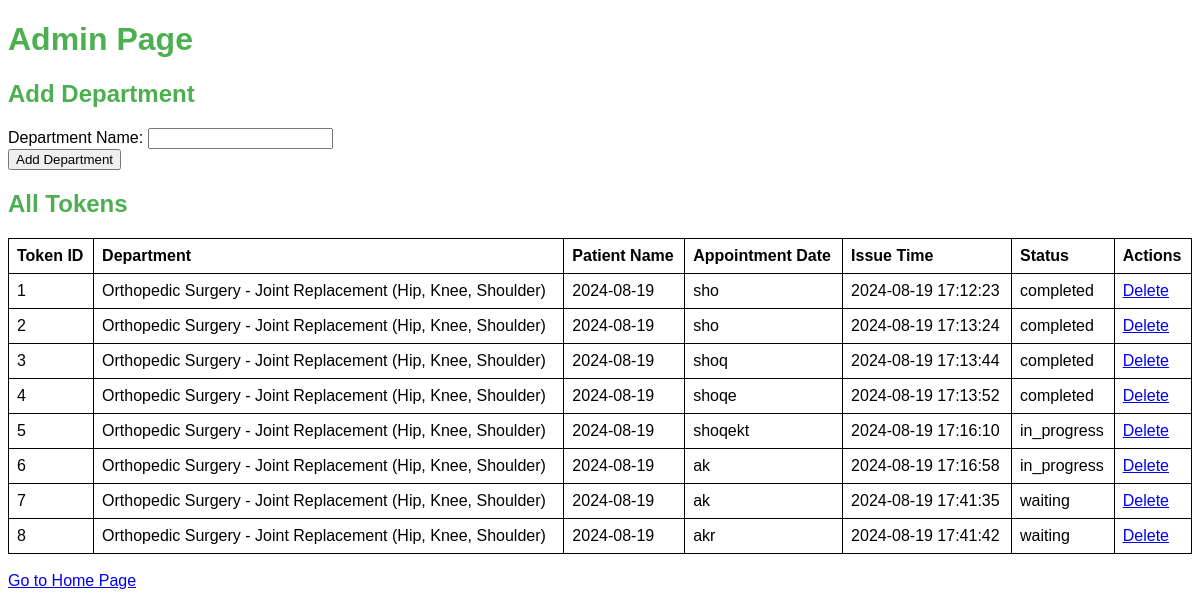
The page /admin on the database its author committed.
### tables this page shows
CREATE TABLE tokens (
                            id INTEGER PRIMARY KEY AUTOINCREMENT,
                            department_id INTEGER,
                            patient_name TEXT,
                            appointment_date TEXT,
                            issue_time TEXT,
                            start_time TEXT,
                            end_time TEXT,
                            status TEXT,
                            FOREIGN KEY(department_id) REFERENCES departments(id));

CREATE TABLE departments (
                            id INTEGER PRIMARY KEY AUTOINCREMENT,
                            name TEXT NOT NULL);

### app.py (the view)
@app.route('/admin')
def admin():
    with sqlite3.connect("hospital.db") as conn:
        cursor = conn.cursor()
        cursor.execute("SELECT * FROM departments")
        departments = cursor.fetchall()
        cursor.execute("""SELECT tokens.id, departments.name,tokens.appointment_date, tokens.patient_name, tokens.issue_time, tokens.status
                          FROM tokens JOIN departments ON tokens.department_id = departments.id""")
        tokens = cursor.fetchall()
    return render_template('admin.html', departments=departments, tokens=tokens)

### templates/admin.html (shortened to what this page needs)
<!DOCTYPE html>
<html lang="en">
<head>
    <link rel="stylesheet" href="{{ url_for('static', filename='styles.css') }}">
</head>
<body>
    <h1>Admin Page</h1>
    <h2>Add Department</h2>
    <form action="/add_department" method="POST">
        <label for="department_name">Department Name:</label>
        <input type="text" id="department_name" name="department_name" required>
        <br>
        <button type="submit">Add Department</button>
    </form>
    <h2>All Tokens</h2>
    <table>
        <thead>
            <tr>
                <th>Token ID</th>
                <th>Department</th>
                <th>Patient Name</th>
                <th>Appointment Date</th>
                <th>Issue Time</th>
                <th>Status</th>
                <th>Actions</th>
            </tr>
        </thead>
        <tbody>
            {% for token in tokens %}
            <tr>
                <td>{{ token[0] }}</td>
                <td>{{ token[1] }}</td>
                <td>{{ token[2] }}</td>
                <td>{{ token[3] }}</td>
                <td>{{ token[4] }}</td>
                <td>{{ token[5] }}</td>
                <td>
                    <a href="/delete_token/{{ token[0] }}">Delete</a>
                </td>
            </tr>
            {% endfor %}
        </tbody>
    </table>
    <br>
    <a href="/">Go to Home Page</a>
</body>
</html>

### static/styles.css (style rules this page uses)
body { font-family: Arial, sans-serif; }
h1, h2 { color: #4CAF50; }
table { width: 100%; border-collapse: collapse; }
table, th, td { border: 1px solid black; }
th, td { padding: 8px; text-align: left; }

### rows shown on the page
tokens: id "1", name "Orthopedic Surgery - Joint Replacement (Hip, Knee, Shoulder)", appointment_date "2024-08-19", patient_name "sho", issue_time "2024-08-19 17:12:23", status "completed"
tokens: id "2", name "Orthopedic Surgery - Joint Replacement (Hip, Knee, Shoulder)", appointment_date "2024-08-19", patient_name "sho", issue_time "2024-08-19 17:13:24", status "completed"
tokens: id "3", name "Orthopedic Surgery - Joint Replacement (Hip, Knee, Shoulder)", appointment_date "2024-08-19", patient_name "shoq", issue_time "2024-08-19 17:13:44", status "completed"
tokens: id "4", name "Orthopedic Surgery - Joint Replacement (Hip, Knee, Shoulder)", appointment_date "2024-08-19", patient_name "shoqe", issue_time "2024-08-19 17:13:52", status "completed"
tokens: id "5", name "Orthopedic Surgery - Joint Replacement (Hip, Knee, Shoulder)", appointment_date "2024-08-19", patient_name "shoqekt", issue_time "2024-08-19 17:16:10", status "in_progress"
tokens: id "6", name "Orthopedic Surgery - Joint Replacement (Hip, Knee, Shoulder)", appointment_date "2024-08-19", patient_name "ak", issue_time "2024-08-19 17:16:58", status "in_progress"
tokens: id "7", name "Orthopedic Surgery - Joint Replacement (Hip, Knee, Shoulder)", appointment_date "2024-08-19", patient_name "ak", issue_time "2024-08-19 17:41:35", status "waiting"
tokens: id "8", name "Orthopedic Surgery - Joint Replacement (Hip, Knee, Shoulder)", appointment_date "2024-08-19", patient_name "akr", issue_time "2024-08-19 17:41:42", status "waiting"
